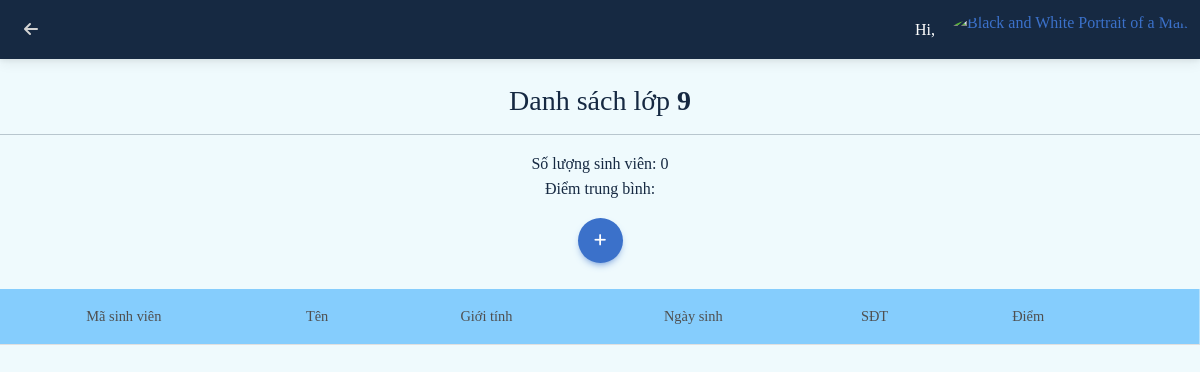
The page /viewclass.php?id=9 on the database as committed earlier.
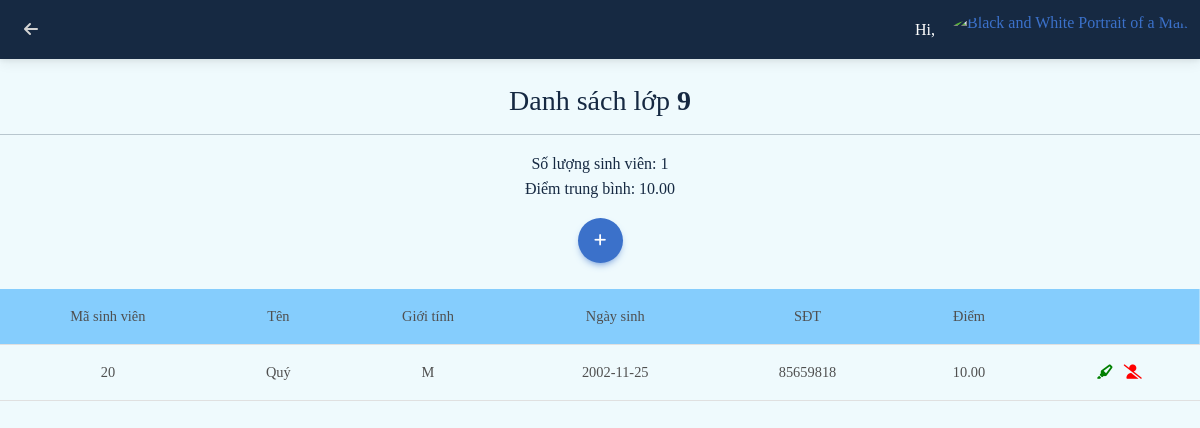
The same page on the database as committed later.
### tables this page shows
CREATE TABLE `student_class` (
  `id_student` int(11) DEFAULT NULL,
  `id_class` int(11) DEFAULT NULL,
  `mark` decimal(10,2) DEFAULT NULL
);

CREATE TABLE `student` (
  `id` int(11) NOT NULL,
  `name` varchar(30) DEFAULT NULL,
  `gender` char(1) DEFAULT NULL,
  `dob` date DEFAULT NULL,
  `phone` varchar(30) DEFAULT NULL,
  `gpa` decimal(10,2) DEFAULT NULL,
  `ranking` varchar(10) DEFAULT NULL
);

### viewclass.php (the view, shortened to what this page needs)
<?php
if(isset($_GET['id']) && !empty(trim($_GET['id'])))
{
  require_once 'includes/db_connection.php';
  $ClassID=trim($_GET['id']);
  $sql="SELECT * FROM student s
  JOIN student_class sc ON sc.id_student=s.id
  WHERE sc.id_class = " . $ClassID ."
  ORDER BY sc.id_student ASC;";
  $result=mysqli_query($conn, $sql);
}else
{
  echo "<h1>Something wrong bro...</h1>";
}
?>
<!DOCTYPE html>
<html lang="en">
<head>
  <link rel="stylesheet" href="https://cdnjs.cloudflare.com/ajax/libs/font-awesome/6.0.0/css/all.min.css" />
  <link rel="stylesheet" href="css/mdb.min.css" />
  <link rel="stylesheet" href="css/style.css">
</head>
<body>
<nav class="navbar navbar-expand-lg navbar-light bg-light" style="background: rgb(74,139,223);
background: radial-gradient(circle, rgba(74,139,223,1) 0%, rgba(22,41,66,1) 0%);">
  <div class="container-fluid">
    <div class="collapse navbar-collapse" id="navbarSupportedContent">
      <ul class="navbar-nav me-auto d-flex flex-row mt-3 mt-lg-0">
      <li class="nav-item text-center mx-2 mx-lg-1">
          <a class="nav-link left-link" aria-current="page" href="classlist.php">
            <div>
              <i class="fas fa-arrow-left"></i>
            </div>
          </a>
        </li>
      </ul>
    </div>
    <div class="d-flex align-items-center">
      <div style="color:white;"><?php echo "Hi, ".$_SESSION['username']."&nbsp;&nbsp;&nbsp;"; ?></div>
      <div class="dropdown">
        <a
          class="dropdown-toggle d-flex align-items-center hidden-arrow"
          href="#"
          id="navbarDropdownMenuAvatar"
          role="button"
          data-mdb-toggle="dropdown"
          aria-expanded="false"
        >
          <img
            src="https://mdbcdn.b-cdn.net/img/new/avatars/2.webp"
            class="rounded-circle"
            height="40"
            alt="Black and White Portrait of a Man"
            loading="lazy"
          />
        </a>
      </div>
    </div>
  </div>
</nav>
<br>
<div style="text-align: center; color:#162942"><h3 >Danh sách lớp <b><?php echo $ClassID; ?></b></h3>
<hr>
<p>
  <?php
  $query="SELECT COUNT(*) AS count, ROUND(AVG(mark), 2) AS average_mark FROM student_class WHERE id_class = '" . $ClassID ."'";
  $res = mysqli_query($conn, $query);
  $row = mysqli_fetch_array($res);
  echo "Số lượng sinh viên: ".$row["count"]."<br>
  Điểm trung bình: ".$row["average_mark"]."";
  ?>
</p>
<a class="btn btn-primary btn-lg btn-floating" role="button" href='addtoclass.php?' title="Thêm sinh viên vào lớp"><i class="fas fa-plus"></i></a>
</div>
<br>
<table class="table table-hover td">
  <thead>
    <tr style="background: rgb(133,205,253);
background: linear-gradient(45deg, rgba(133,205,253,1) 100%, rgba(255,120,164,0) 100%);">
      <th scope="col">Mã sinh viên</th>
      <th scope="col">Tên</th>
      <th scope="col">Giới tính</th>
      <th scope="col">Ngày sinh</th>
      <th scope="col">SĐT</th>
      <th scope="col">Điểm</th>
      <th scope="col"></th>
    </tr>
    </thead>
    <tbody>
<?php
while($row = mysqli_fetch_array($result))
{
  echo "<tr >
  <th scope='row'>" . $row["id"] . "</th>
  <td>" . $row["name"] . "</td>
  <td>" . $row["gender"] . "</td>
  <td>" . $row["dob"] . "</td>
  <td>" . $row["phone"] . "</td>
  <td>" . $row["mark"] . "</td>
  <td>
  <a href='mark.php?Stuid=" . $row['id']
  . "&Classid=".$ClassID."'title='Chấm điểm'>
  <span class='fas fa-highlighter' style='color: green'></span>&nbsp;&nbsp</a>
  <a href='kick.php?id=" . $row['id']
  . "'title='Xóa khỏi lớp'>
  <span class='fas fa-user-slash' style='color: red'></span></a>
  </tr>";
}
?>
</tbody>
</table>
</body>
</html>

Rows that differ between the two databases and show on the page:
added student_class: id_student "20", id_student.name "Quý", id_student.gender "M", id_student.dob "2002-11-25", id_student.phone "85659818", mark "10.00"
Other text that changed with them:
$row["count"]: "0" → "1"
$row["average_mark"]: (not shown) → "10.00"
